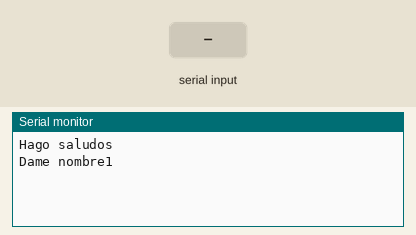
Simulated run of this sketch. Board: Arduino Uno, built with avr-gcc and run on an emulated ATmega328P. On the bench: the last lines printed to the serial monitor. The inputs (shaded band) are chosen by the test bench.

Above: at 1.2 s.
1.3 s: "1" received over Serial
At 3.2 s:
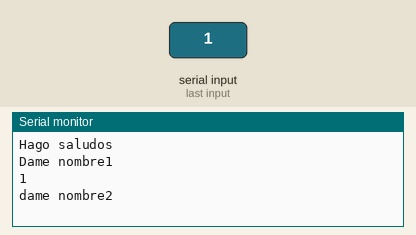
3.8 s: "0" received over Serial
At 5.5 s:
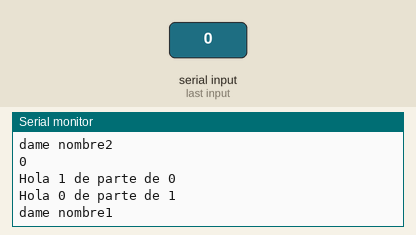
6.3 s: "2" received over Serial
At 8.1 s:
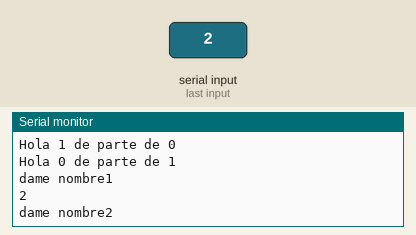

The sketch:

arduino.58.saludanombres.ino
```cpp
int condicion = 0; //condicion control de flujo
String nombre1 = "0"; //primer nombre
String nombre2 = "0"; //segundo nombre

void setup() {
  Serial.begin(9600); //velocidad serial 9600
  Serial.println("Hago saludos");
  Serial.println("Dame nombre1");
}
void loop() {

  while (condicion == 0) {   //condicion inicial entra es 0
    if (Serial.available() > 0) {   //si hay dato en serial entra
      nombre1 = Serial.readString(); //lee el texto del serial
      Serial.println(nombre1);  //muestra texto
      Serial.println("dame nombre2");  //pide nombre 2
      condicion = 1;   //cambia condicion sale de bucle ya se tiene dato
    }
  }

  while (condicion == 1) {   //condicion inicial entra es 1
    if (Serial.available() > 0) {   //si hay dato en serial entra
      nombre2 = Serial.readString(); //lee el texto del serial
      Serial.println(nombre2);  //muestra texto
      condicion = 2;   //cambia condicion sale de bucle ya se tiene dato
    }
  }

  saludoa(nombre1, nombre2); //invoca funcion de saludo a
  saludob(nombre1, nombre2); //invoca funcion de saludo b
  Serial.println("dame nombre1"); //pide nombre1
  condicion = 0;             //cambia condicion para reiniciar programa

}

void saludoa(String x, String y) {   //definicion de funcion de saludo a
  Serial.print("Hola "); Serial.print(x); Serial.print(" de parte de ");
  Serial.println(y);
}

void saludob(String x, String y) {   //definicion de saludo b
  Serial.print("Hola "); Serial.print(y); Serial.print(" de parte de ");
  Serial.println(x);
}
```

Measured:
- after the input at 1.3 s, the serial monitor: prints a new line after 1.0 s (image 1)
- after the input at 3.8 s, the serial monitor: prints a new line after 1.0 s (image 2)
- after the input at 6.3 s, the serial monitor: prints a new line after 1.0 s (image 3)
